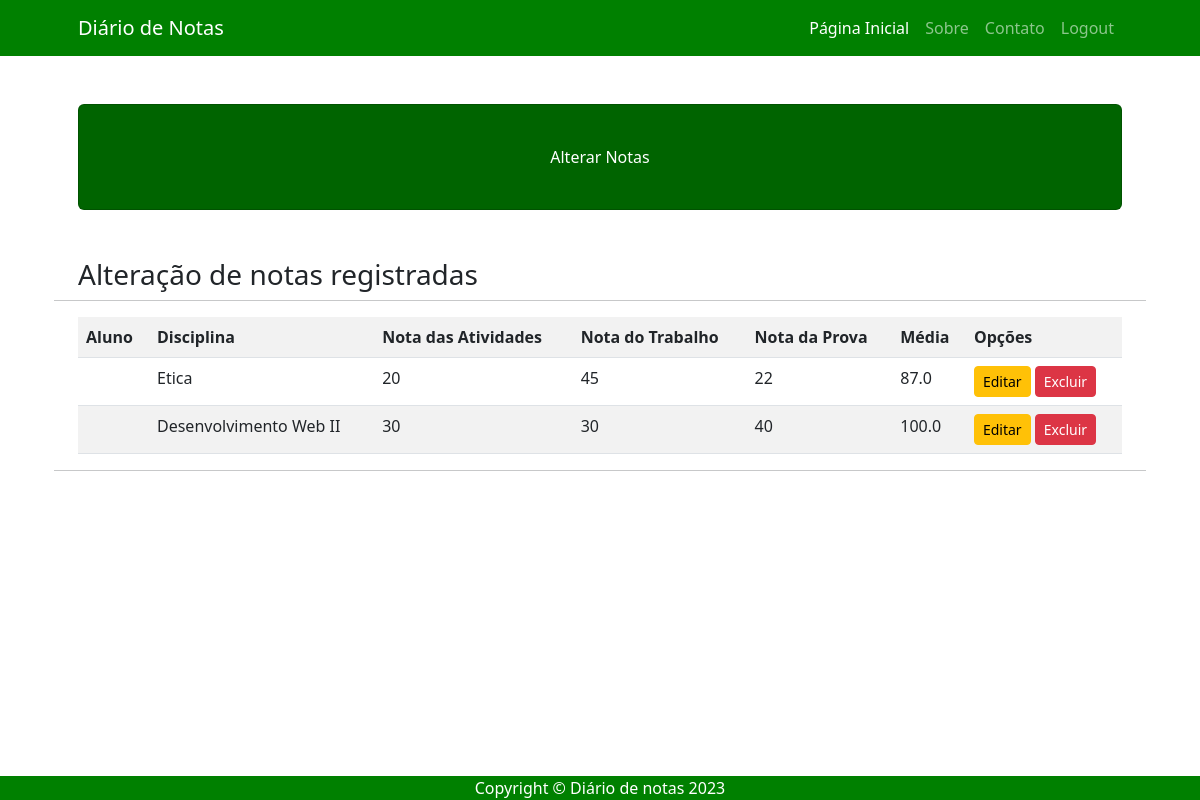
The page /alterar/ (signed in) on the database its author committed.
### usuarios/models.py (models this page shows)
class Nota(models.Model):
    nome_aluno = models.CharField(max_length = 200)
    disciplina = models.CharField(max_length = 200)
    nota_atividades = models.IntegerField(default = 0)
    nota_trabalho = models.IntegerField(default = 0)
    nota_prova = models.IntegerField(default = 0)
    media = models.FloatField(blank = True, default = 0)

### usuarios/views.py (the view)
# urls.py: path('alterar/', views.alterar,name = 'alterar'),
def alterar(request):
    if request.method == "GET":
        if request.user.is_authenticated:
            lista_notas = Nota.objects.all()
            dicionario_notas = {'lista_notas':lista_notas}
            return render(request, 'usuarios/alterar.html', dicionario_notas)
        else:
            return HttpResponse("Faça o login para acessar!")

### usuarios/templates/usuarios/alterar.html (shortened to what this page needs)
{% extends 'usuarios/base.html' %}
{% block titulo %}Alterar Notas{% endblock %}
{% block conteudo %}
<h3>Alteração de notas registradas</h3>
<hr>
<div class = "table-responsive">
    <table class = "table table-striped">
        <tr>
            <th>Aluno</th>
            <th>Disciplina</th>
            <th>Nota das Atividades</th>
            <th>Nota do Trabalho</th>
            <th>Nota da Prova</th>
            <th>Média</th>
            <th>Opções</th>
        </tr>
        {% for campo in lista_notas %}
            <tr>
                <td>{{ user.first_name}}</td>
                <td>{{ campo.disciplina }}</td>
                <td>{{ campo.nota_atividades }}</td>
                <td>{{ campo.nota_trabalho }}</td>
                <td>{{ campo.nota_prova }}</td>
                <td>{{ campo.media }}</td>
                <td>
                    <a href = "{% url 'editar_verificacao' campo.pk %}" class = "btn btn-warning btn-sm">Editar</a>
                    <a href = "{% url 'excluir_verificacao' campo.pk %}" class = "btn btn-danger btn-sm">Excluir</a>
                </td>
            </tr>
        {% empty %}
            <tr>
                <td colspan = "7">Nenhum registro encontrado.</td>
            </tr>
        {% endfor %}
    </table>
</div>
<hr>
{% endblock %}

### rows shown on the page
Nota: disciplina "Etica", nota_atividades "20", nota_trabalho "45", nota_prova "22", media "87.0"
Nota: disciplina "Desenvolvimento Web II", nota_atividades "30", nota_trabalho "30", nota_prova "40", media "100.0"
